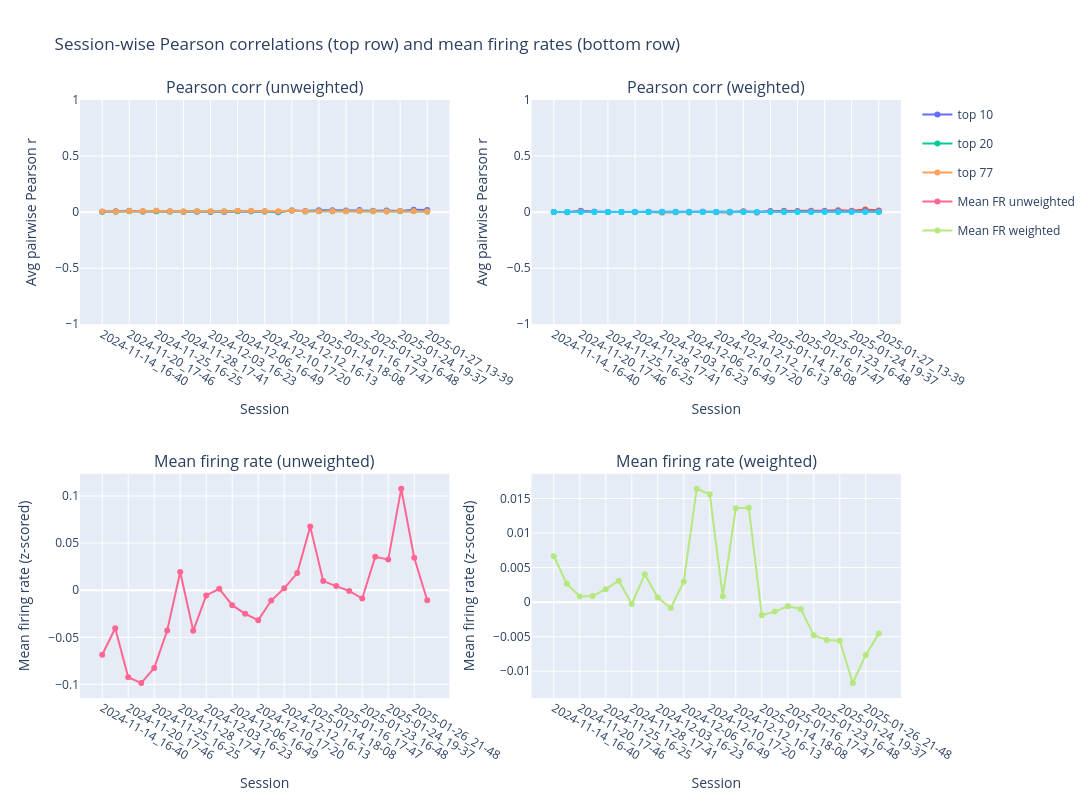

The notebook cell this image was saved under:
### Code cell
top_ns = [10, 20, 77]
session_ids_all = fr_track_selected.index.get_level_values("session_id").unique()
fr_used = fr_z_all_sess.copy()

# 2x2 layout: correlations on first row, firing rates on second row
fig = make_subplots(
    rows=2,
    cols=2,
    subplot_titles=(
        "Pearson corr (unweighted)", "Pearson corr (weighted)",
        "Mean firing rate (unweighted)", "Mean firing rate (weighted)"
    ),
    shared_yaxes=False,
)

weights = ensambles["Assembly023"]
weights.index = [f"Unit{int(i)+1:04d}" for i in weights.index]  # align to FR column naming


# pearson correlations for single neurons weighted and unweightes
for top_n in top_ns:
    top_n_neurons = neurons_ordered[-top_n:]
    rows_unw, rows_w = [], []

    for session_id in session_ids_all:
        neuron_data_session = fr_used.xs(session_id, level=2)

        unit_cols = [
            c for c in neuron_data_session.columns
            if isinstance(c, str) and c.startswith("Unit")
        ]
        neuron_data_session = neuron_data_session[unit_cols]

        top_unit_cols = [
            f"Unit{i+1:04d}" for i in top_n_neurons
            if f"Unit{i+1:04d}" in neuron_data_session.columns
        ]

        neuron_data_top = neuron_data_session[top_unit_cols]

        corr_unw = neuron_data_top.corr(method="pearson")
        rows_unw.append((session_id, mean_offdiag_corr(corr_unw)))

        w = weights.loc[top_unit_cols]
        neuron_data_top_w = neuron_data_top.mul(w, axis=1)
        corr_w = neuron_data_top_w.corr(method="pearson")
        rows_w.append((session_id, mean_offdiag_corr(corr_w)))

    df_unw = pd.DataFrame(rows_unw, columns=["session_id", "avg_corr"])
    df_w = pd.DataFrame(rows_w, columns=["session_id", "avg_corr"])

    fig.add_trace(
        go.Scatter(
            x=df_unw["session_id"],
            y=df_unw["avg_corr"],
            mode="lines+markers",
            name=f"top {top_n}",
            legendgroup=f"top{top_n}",
        ),
        row=1,
        col=1,
    )

    fig.add_trace(
        go.Scatter(
            x=df_w["session_id"],
            y=df_w["avg_corr"],
            mode="lines+markers",
            name=f"top {top_n}",
            legendgroup=f"top{top_n}",
            showlegend=False,  # avoid duplicated legend entries
        ),
        row=1,
        col=2,
    )


# mean fr
fr_units = fr_used.loc[:, fr_used.columns.str.startswith("Unit")]
# fr_units = fr.loc[:, fr.columns.str.startswith("Unit")]
fr_units = fr_units[fr_units.index.get_level_values(2) != 10]

w_all = ensambles["Assembly023"].copy()
w_all = w_all.reindex(fr_units.columns)
fr_units_weighted = fr_units.mul(w_all, axis=1)

session_means_unweighted = (
    fr_units
    .groupby(level=2)
    .mean()
    .mean(axis=1)
)

session_means_weighted = (
    fr_units_weighted
    .groupby(level=2)
    .mean()
    .mean(axis=1)
)

fig.add_scatter(
    x=session_means_unweighted.index,
    y=session_means_unweighted.values,
    mode="lines+markers",
    name="Mean FR unweighted",
    row=2,
    col=1,
)

fig.add_scatter(
    x=session_means_weighted.index,
    y=session_means_weighted.values,
    mode="lines+markers",
    name="Mean FR weighted",
    row=2,
    col=2,
)


fig.update_layout(
    title="Session-wise Pearson correlations (top row) and mean firing rates (bottom row)",
    width=1200,
    height=800,
)

fig.update_xaxes(title_text="Session", row=1, col=1)
fig.update_xaxes(title_text="Session", row=1, col=2)
fig.update_xaxes(title_text="Session", row=2, col=1)
fig.update_xaxes(title_text="Session", row=2, col=2)

fig.update_yaxes(title_text="Avg pairwise Pearson r", row=1, col=1)
fig.update_yaxes(title_text="Avg pairwise Pearson r", row=1, col=2)
fig.update_yaxes(title_text="Mean firing rate (z-scored)", row=2, col=1)
fig.update_yaxes(title_text="Mean firing rate (z-scored)", row=2, col=2)

fig.update_yaxes(range=[-1, 1], row=1, col=1)
fig.update_yaxes(range=[-1, 1], row=1, col=2)

fig.show()

### Figure 1 — Plotly figure (JSON) as saved in the notebook; plotly's stock layout.template omitted (floating-point values rounded to 4 significant figures)
{"data": [{"legendgroup": "top10", "mode": "lines+markers", "name": "top 10", "type": "scatter", "x": ["2024-11-14_16-40", "2024-11-15_15-48", "2024-11-20_17-46", "2024-11-21_17-22", "2024-11-25_16-25", "2024-11-26_16-39", "2024-11-28_17-41", "2024-12-02_16-09", "2024-12-03_16-23", "2024-12-04_18-06", "2024-12-06_16-49", "2024-12-09_17-45", "2024-12-10_17-20", "2024-12-11_17-42", "2024-12-12_16-13", "2024-12-13_17-10", "2025-01-14_18-08", "2025-01-15_17-18", "2025-01-16_17-47", "2025-01-17_16-55", "2025-01-23_16-48", "2025-01-24_12-24", "2025-01-24_19-37", "2025-01-26_21-48", "2025-01-27_13-39"], "xaxis": "x", "y": [0.003077, 0.006749, 0.01135, 0.005973, 0.008465, 0.005608, 0.002776, 0.003752, 0.0002001, 0.002222, 0.006739, 0.008758, 0.006384, -0.001505, 0.01358, 0.00913, 0.01704, 0.01747, 0.01485, 0.01886, 0.01288, 0.01543, 0.01021, 0.02132, 0.01805], "yaxis": "y"}, {"legendgroup": "top10", "mode": "lines+markers", "name": "top 10", "showlegend": false, "type": "scatter", "x": ["2024-11-14_16-40", "2024-11-15_15-48", "2024-11-20_17-46", "2024-11-21_17-22", "2024-11-25_16-25", "2024-11-26_16-39", "2024-11-28_17-41", "2024-12-02_16-09", "2024-12-03_16-23", "2024-12-04_18-06", "2024-12-06_16-49", "2024-12-09_17-45", "2024-12-10_17-20", "2024-12-11_17-42", "2024-12-12_16-13", "2024-12-13_17-10", "2025-01-14_18-08", "2025-01-15_17-18", "2025-01-16_17-47", "2025-01-17_16-55", "2025-01-23_16-48", "2025-01-24_12-24", "2025-01-24_19-37", "2025-01-26_21-48", "2025-01-27_13-39"], "xaxis": "x2", "y": [0.0001441, -0.001317, 0.01179, 0.002326, 0.0001141, 0.001174, -0.0003472, 7.502e-05, -0.002889, -0.000894, -0.003353, 0.003529, -0.002165, -0.003732, 0.007589, -0.002614, 0.008923, 0.01184, 0.009766, 0.01158, 0.01262, 0.01766, 0.01224, 0.02257, 0.01381], "yaxis": "y2"}, {"legendgroup": "top20", "mode": "lines+markers", "name": "top 20", "type": "scatter", "x": ["2024-11-14_16-40", "2024-11-15_15-48", "2024-11-20_17-46", "2024-11-21_17-22", "2024-11-25_16-25", "2024-11-26_16-39", "2024-11-28_17-41", "2024-12-02_16-09", "2024-12-03_16-23", "2024-12-04_18-06", "2024-12-06_16-49", "2024-12-09_17-45", "2024-12-10_17-20", "2024-12-11_17-42", "2024-12-12_16-13", "2024-12-13_17-10", "2025-01-14_18-08", "2025-01-15_17-18", "2025-01-16_17-47", "2025-01-17_16-55", "2025-01-23_16-48", "2025-01-24_12-24", "2025-01-24_19-37", "2025-01-26_21-48", "2025-01-27_13-39"], "xaxis": "x", "y": [0.002382, 0.004416, 0.008252, 0.005334, 0.007514, 0.00461, 0.004071, 0.005514, 0.00423, 0.004959, 0.008957, 0.008389, 0.004884, 0.004212, 0.01446, 0.006624, 0.007427, 0.00799, 0.00815, 0.009903, 0.008135, 0.006841, 0.008245, 0.01033, 0.006437], "yaxis": "y"}, {"legendgroup": "top20", "mode": "lines+markers", "name": "top 20", "showlegend": false, "type": "scatter", "x": ["2024-11-14_16-40", "2024-11-15_15-48", "2024-11-20_17-46", "2024-11-21_17-22", "2024-11-25_16-25", "2024-11-26_16-39", "2024-11-28_17-41", "2024-12-02_16-09", "2024-12-03_16-23", "2024-12-04_18-06", "2024-12-06_16-49", "2024-12-09_17-45", "2024-12-10_17-20", "2024-12-11_17-42", "2024-12-12_16-13", "2024-12-13_17-10", "2025-01-14_18-08", "2025-01-15_17-18", "2025-01-16_17-47", "2025-01-17_16-55", "2025-01-23_16-48", "2025-01-24_12-24", "2025-01-24_19-37", "2025-01-26_21-48", "2025-01-27_13-39"], "xaxis": "x2", "y": [0.001865, 0.00155, 0.007993, 0.004027, 0.001982, 0.001785, 0.002528, 0.002651, 0.002801, 0.002518, 0.00292, 0.00415, 0.001825, 0.002236, 0.002377, -0.0001528, 0.00489, 0.0051, 0.006426, 0.00592, 0.007706, 0.00815, 0.007879, 0.008655, 0.004646], "yaxis": "y2"}, {"legendgroup": "top77", "mode": "lines+markers", "name": "top 77", "type": "scatter", "x": ["2024-11-14_16-40", "2024-11-15_15-48", "2024-11-20_17-46", "2024-11-21_17-22", "2024-11-25_16-25", "2024-11-26_16-39", "2024-11-28_17-41", "2024-12-02_16-09", "2024-12-03_16-23", "2024-12-04_18-06", "2024-12-06_16-49", "2024-12-09_17-45", "2024-12-10_17-20", "2024-12-11_17-42", "2024-12-12_16-13", "2024-12-13_17-10", "2025-01-14_18-08", "2025-01-15_17-18", "2025-01-16_17-47", "2025-01-17_16-55", "2025-01-23_16-48", "2025-01-24_12-24", "2025-01-24_19-37", "2025-01-26_21-48", "2025-01-27_13-39"], "xaxis": "x", "y": [0.004827, 0.005657, 0.00929, 0.008931, 0.01469, 0.008804, 0.006216, 0.007237, 0.006974, 0.006532, 0.0122, 0.01319, 0.008155, 0.00688, 0.01464, 0.006998, 0.006823, 0.009472, 0.007205, 0.01048, 0.006783, 0.005118, 0.009026, 0.007013, 0.005504], "yaxis": "y"}, {"legendgroup": "top77", "mode": "lines+markers", "name": "top 77", "showlegend": false, "type": "scatter", "x": ["2024-11-14_16-40", "2024-11-15_15-48", "2024-11-20_17-46", "2024-11-21_17-22", "2024-11-25_16-25", "2024-11-26_16-39", "2024-11-28_17-41", "2024-12-02_16-09", "2024-12-03_16-23", "2024-12-04_18-06", "2024-12-06_16-49", "2024-12-09_17-45", "2024-12-10_17-20", "2024-12-11_17-42", "2024-12-12_16-13", "2024-12-13_17-10", "2025-01-14_18-08", "2025-01-15_17-18", "2025-01-16_17-47", "2025-01-17_16-55", "2025-01-23_16-48", "2025-01-24_12-24", "2025-01-24_19-37", "2025-01-26_21-48", "2025-01-27_13-39"], "xaxis": "x2", "y": [0.0005585, 0.00103, 0.001993, 0.002149, 0.0009626, 0.001096, 0.001627, 0.001468, 0.001635, 0.001966, 0.00221, 0.002089, 0.001666, 0.001472, 0.002167, 0.0006087, 0.001404, 0.00156, 0.001729, 0.0009148, 0.001436, 0.001014, 0.00185, 0.001404, 0.001008], "yaxis": "y2"}, {"mode": "lines+markers", "name": "Mean FR unweighted", "type": "scatter", "x": ["2024-11-14_16-40", "2024-11-15_15-48", "2024-11-20_17-46", "2024-11-21_17-22", "2024-11-25_16-25", "2024-11-26_16-39", "2024-11-28_17-41", "2024-12-02_16-09", "2024-12-03_16-23", "2024-12-04_18-06", "2024-12-06_16-49", "2024-12-09_17-45", "2024-12-10_17-20", "2024-12-11_17-42", "2024-12-12_16-13", "2024-12-13_17-10", "2025-01-14_18-08", "2025-01-15_17-18", "2025-01-16_17-47", "2025-01-17_16-55", "2025-01-23_16-48", "2025-01-24_12-24", "2025-01-24_19-37", "2025-01-25_21-29", "2025-01-26_21-48", "2025-01-27_13-39"], "xaxis": "x3", "y": [-0.06853, -0.04038, -0.09242, -0.09854, -0.08252, -0.04274, 0.01928, -0.0431, -0.005589, 0.00144, -0.01592, -0.02511, -0.03176, -0.01101, 0.001963, 0.01816, 0.06749, 0.009701, 0.004331, -0.0008204, -0.00885, 0.03551, 0.03246, 0.1077, 0.03434, -0.01066], "yaxis": "y3"}, {"mode": "lines+markers", "name": "Mean FR weighted", "type": "scatter", "x": ["2024-11-14_16-40", "2024-11-15_15-48", "2024-11-20_17-46", "2024-11-21_17-22", "2024-11-25_16-25", "2024-11-26_16-39", "2024-11-28_17-41", "2024-12-02_16-09", "2024-12-03_16-23", "2024-12-04_18-06", "2024-12-06_16-49", "2024-12-09_17-45", "2024-12-10_17-20", "2024-12-11_17-42", "2024-12-12_16-13", "2024-12-13_17-10", "2025-01-14_18-08", "2025-01-15_17-18", "2025-01-16_17-47", "2025-01-17_16-55", "2025-01-23_16-48", "2025-01-24_12-24", "2025-01-24_19-37", "2025-01-25_21-29", "2025-01-26_21-48", "2025-01-27_13-39"], "xaxis": "x4", "y": [0.006653, 0.002669, 0.0008161, 0.0008787, 0.001885, 0.003102, -0.0002692, 0.004044, 0.0006666, -0.0008523, 0.002967, 0.01642, 0.01561, 0.0008474, 0.01358, 0.01365, -0.0019, -0.001367, -0.0005912, -0.0009754, -0.004799, -0.005478, -0.005582, -0.01171, -0.007631, -0.004552], "yaxis": "y4"}], "layout": {"annotations": [{"font": {"size": 16}, "showarrow": false, "text": "Pearson corr (unweighted)", "x": 0.225, "xanchor": "center", "xref": "paper", "y": 1, "yanchor": "bottom", "yref": "paper"}, {"font": {"size": 16}, "showarrow": false, "text": "Pearson corr (weighted)", "x": 0.775, "xanchor": "center", "xref": "paper", "y": 1, "yanchor": "bottom", "yref": "paper"}, {"font": {"size": 16}, "showarrow": false, "text": "Mean firing rate (unweighted)", "x": 0.225, "xanchor": "center", "xref": "paper", "y": 0.375, "yanchor": "bottom", "yref": "paper"}, {"font": {"size": 16}, "showarrow": false, "text": "Mean firing rate (weighted)", "x": 0.775, "xanchor": "center", "xref": "paper", "y": 0.375, "yanchor": "bottom", "yref": "paper"}], "height": 800, "title": {"text": "Session-wise Pearson correlations (top row) and mean firing rates (bottom row)"}, "width": 1200, "xaxis": {"anchor": "y", "domain": [0, 0.45], "title": {"text": "Session"}}, "xaxis2": {"anchor": "y2", "domain": [0.55, 1], "title": {"text": "Session"}}, "xaxis3": {"anchor": "y3", "domain": [0, 0.45], "title": {"text": "Session"}}, "xaxis4": {"anchor": "y4", "domain": [0.55, 1], "title": {"text": "Session"}}, "yaxis": {"anchor": "x", "domain": [0.625, 1], "range": [-1, 1], "title": {"text": "Avg pairwise Pearson r"}}, "yaxis2": {"anchor": "x2", "domain": [0.625, 1], "range": [-1, 1], "title": {"text": "Avg pairwise Pearson r"}}, "yaxis3": {"anchor": "x3", "domain": [0, 0.375], "title": {"text": "Mean firing rate (z-scored)"}}, "yaxis4": {"anchor": "x4", "domain": [0, 0.375], "title": {"text": "Mean firing rate (z-scored)"}}}}
